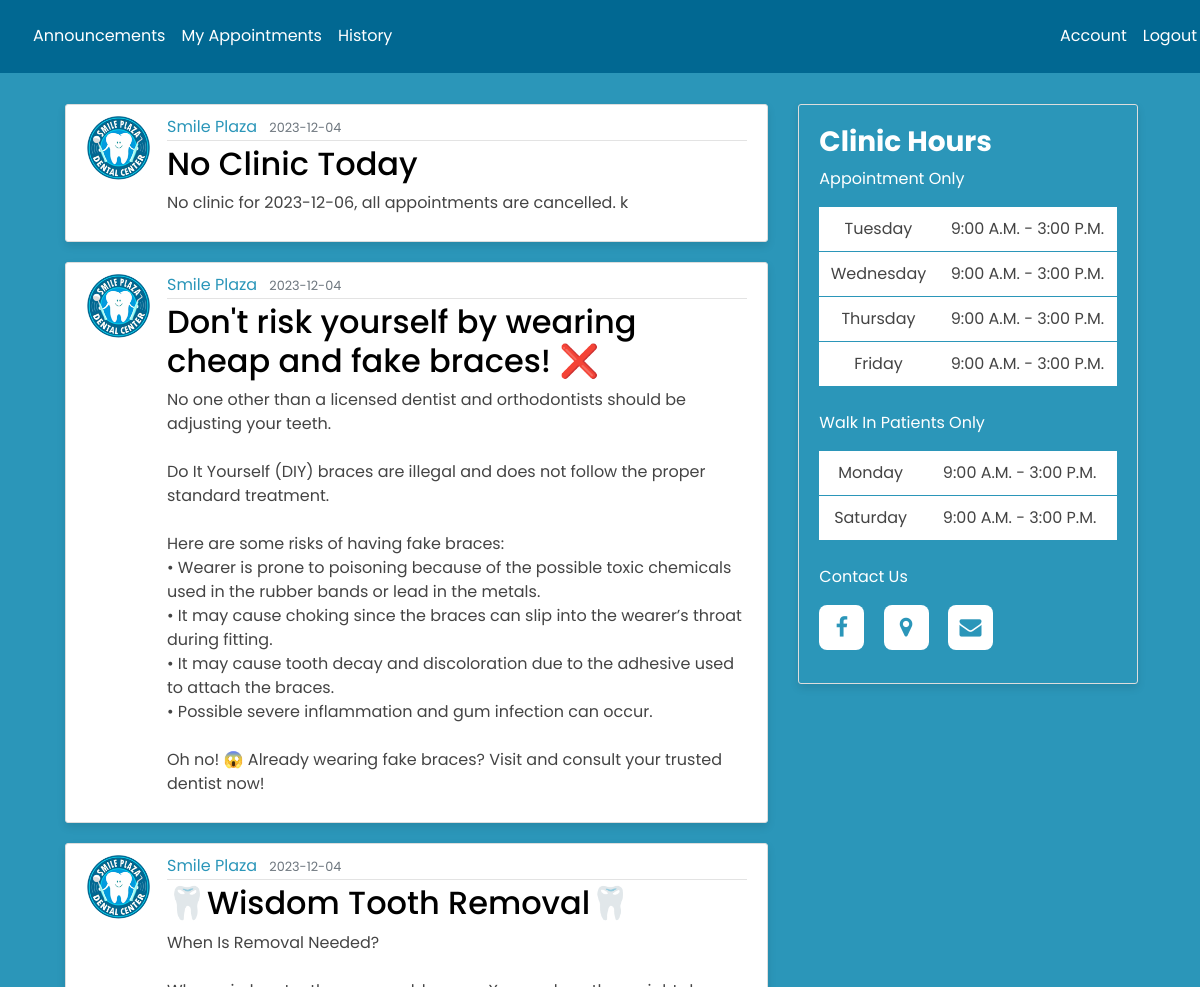
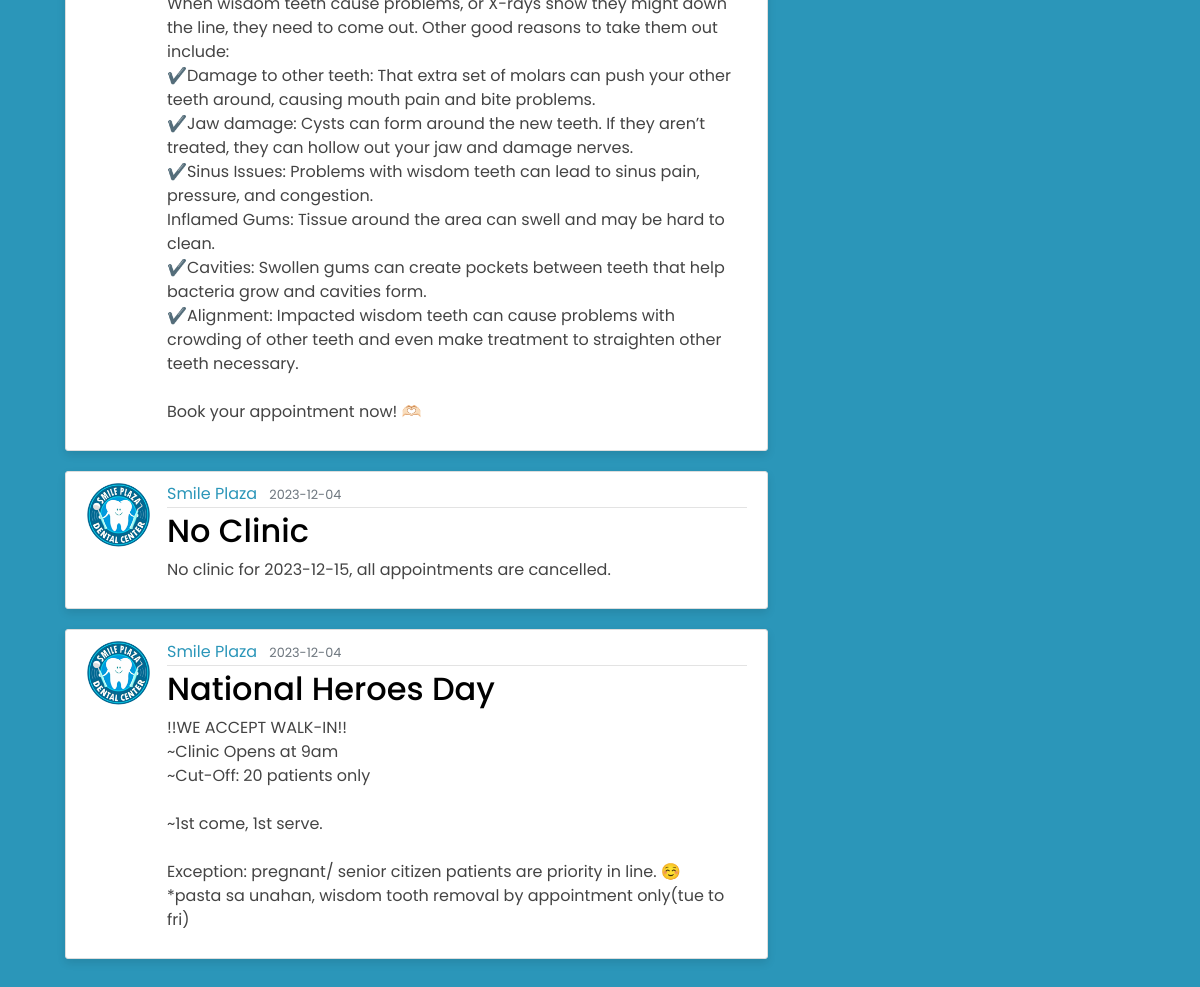
The app's page /customer_announcement (signed in), older data (2 pictures, top to bottom).
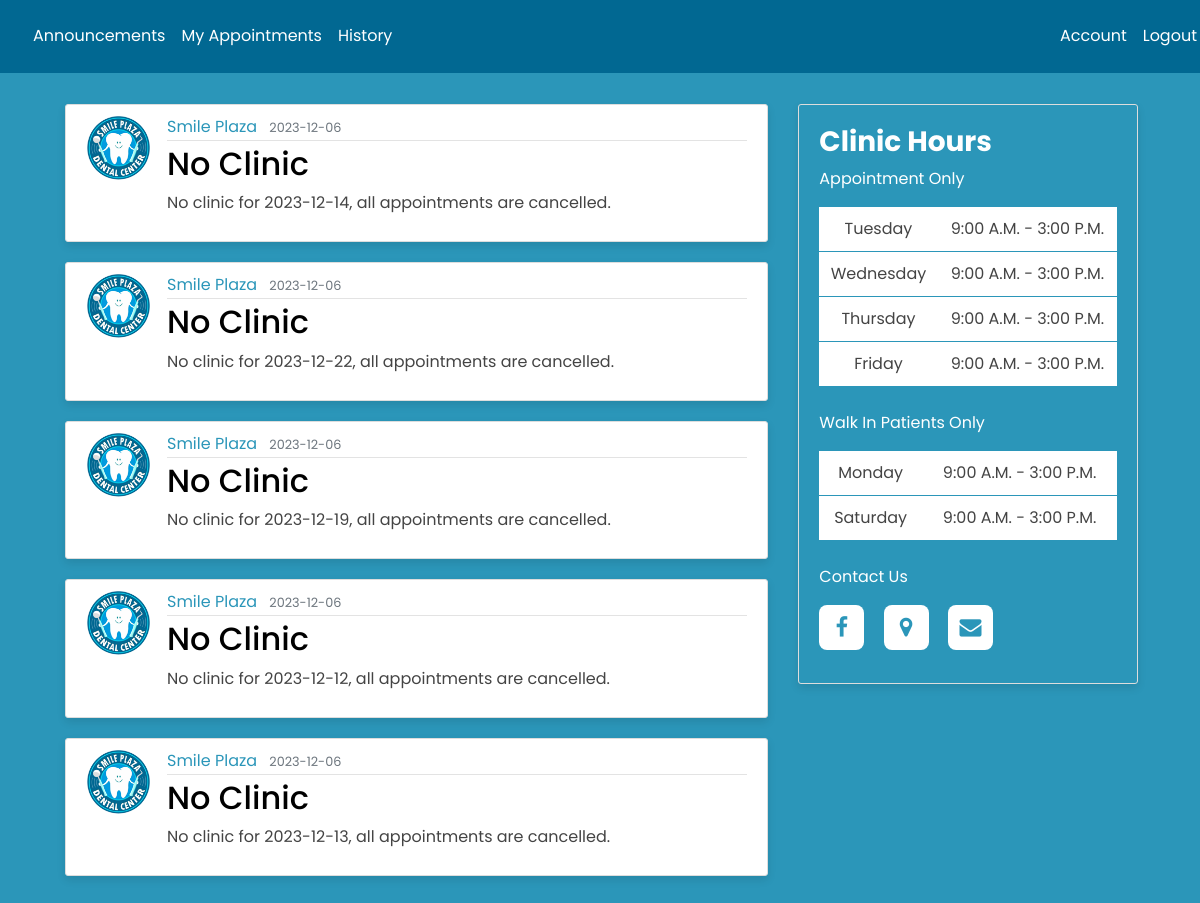
The same page, newer data.
### main/models.py (models this page shows, shortened)
class Post(db.Model):
    id = db.Column(db.Integer, primary_key=True)
    title = db.Column(db.String(100), nullable=False)
    date_posted = db.Column(db.DateTime, nullable=False, default=datetime.utcnow)
    content = db.Column(db.Text, nullable=False)
    user_id = db.Column(db.Integer, db.ForeignKey('user.id'), nullable=False)

class User(db.Model, UserMixin):
    id = db.Column(db.Integer, primary_key=True)
    FName = db.Column(db.String(30), nullable=False)
    MidName = db.Column(db.String(30), nullable=True)
    LName = db.Column(db.String(30), nullable=False)
    gender = db.Column(db.String(10), nullable=False)
    birthday = db.Column(db.String(8), nullable=False)
    age = db.Column(db.Integer, nullable=False)
    contact = db.Column(db.String(30), unique=True, nullable=False)
    address = db.Column(db.String(100), nullable=False)
    username = db.Column(db.String(20), unique=True, nullable=False)
    email = db.Column(db.String(120), unique=True, nullable=False)
    image_file = db.Column(db.String(20), nullable=False, default='default.jpg')
    password = db.Column(db.String(60), nullable=False)
    posts = db.relationship('Post', backref='author', lazy=True)

### main/main1/routes.py (the view)
@main1.route("/customer_announcement")
@login_required
def customer_announcement():
    if current_user.id != 1:
        page = request.args.get('page', 1, type=int)
        posts = Post.query.order_by(Post.date_posted.desc()).paginate(page=page, per_page=5)
        return render_template('customer_announcement.html', title='Announcement', posts=posts)
    else:
        return render_template('admin_announcement.html', title='Announcement', posts=posts)

### main/models.py (called while the page is built)
@login_manager.user_loader
def load_user(user_id):
    return User.query.get(int(user_id)) #SELECT * FROM User WHERE id = %s;

### main/templates/customer_announcement.html (shortened to what this page needs)
{% extends "customer_nav.html" %}
{% block content %}
  <body style="background-color: #2b96b9;">
    <div class="customer_announcement" style="width: 1100px;">
      <div class="row mx-auto" style="width: 1100px; ">
        <div class="col-md-8">
          {% for post in posts.items %}
          <fieldset>
            <article class="media content-section" style="box-shadow: 0 4px 8px rgba(0, 0, 0, 0.1);">
              <img class="rounded-circle article-img mb-auto" src="{{ url_for('static', filename = 'profile_pics/' + post.author.image_file) }}">
              <div class="media-body">
                <div class="article-metadata">
                  <a class="mr-2">{{ post.author.username }}</a>
                  <small class="text-muted">{{ post.date_posted.strftime('%Y-%m-%d') }}</small>
                </div>
                  <h2><a class="article-title">{{ post.title }}</a></h2>
                  <p class="article-content">{{ post.content }}</p>
              </div>
            </article>
          </fieldset>
          {% endfor %}
        </div>
        <div class="col-md-4">
          <div class="content-section clinic-hours" style="width: 340px; height: 580px;  box-shadow: 0 4px 8px rgba(0, 0, 0, 0.1);">
            <h3>Clinic Hours</h3>
            <p class="clinic-hrs-txt">Appointment Only</p>
            <table>
              <tr>
                <td>Tuesday</td>
                <td>9:00 A.M. - 3:00 P.M.</td>
              </tr>
              <tr>
                <td>Wednesday</td>
                <td>9:00 A.M. - 3:00 P.M.</td>
              </tr>
              <tr>
                <td>Thursday</td>
                <td>9:00 A.M. - 3:00 P.M.</td>
              </tr>
              <tr>
                <td>Friday</td>
                <td>9:00 A.M. - 3:00 P.M.</td>
            </tr>
            </table>
            <br>
            <p class="clinic-hrs-txt">Walk In Patients Only</p>
            <table>
              <tr>
                <td>Monday</td>
                <td>9:00 A.M. - 3:00 P.M.</td>
              </tr>
              <tr>
                <td>Saturday</td>
                <td>9:00 A.M. - 3:00 P.M.</td>
              </tr>
            </table>
            <br>
            <p class="clinic-hrs-txt">Contact Us</p>
            <div class="contact-icons">
              <a href="https://www.facebook.com/smileplazaDC" target="_blank"><i class='fa fa-facebook-f' ></i></a>
              <a href="https://maps.app.goo.gl/792nLswoVTeMA8ZG7" target = "_blank"><i class='fa fa-map-marker' ></i></a>
              <a href="#contact" target = "_blank"><i class='fa fa-envelope'></i></a>
            </div>
          </div>
        </div>
      </div>
    </div>
  </body>
{% endblock content %}

### main/templates/customer_nav.html (shortened to what this page needs)
<!DOCTYPE html>
<html>
  <head>
    <link rel="stylesheet" href="https://cdnjs.cloudflare.com/ajax/libs/font-awesome/4.7.0/css/font-awesome.min.css">
    <link rel="stylesheet" href="https://maxcdn.bootstrapcdn.com/bootstrap/4.0.0/css/bootstrap.min.css">
    <link rel="stylesheet" type="text/css" href="{{ url_for('static', filename='nav.css') }}">
  </head>
  <body>
    <header class="site-header">
        <nav class="navbar navbar-expand-md navbar-dark bg-steel fixed-top">
          <div class="container">
            <div class="collapse navbar-collapse" style="margin-right: -50px;" id="navbarToggle">
                <div class="navbar-nav mr-auto"  style="margin-left: 30px;">
                    <a class="nav-item nav-link" href="/customer_announcement">Announcements</a>
                    <a class="nav-item nav-link" href="/appointment" >My Appointments</a>
                    <a class="nav-item nav-link" href="/history" >History</a>
                </div>
                <div class="navbar-nav">
                    <a class="nav-item nav-link" href="{{ url_for('users.account') }}">Account</a>
                    <a class="nav-item nav-link" href="{{ url_for('users.logout') }}">Logout</a>
                </div>
            </div>
          </div>
        </nav>
    </header>
    <br>
    <main role="main" class="container" style="margin-left: auto; margin-right: auto; width: auto;">
      <div class="row mx-auto" style="max-width: 1100px;">
          {% block content %}{% endblock %}
      </div>
    </main>
  </body>
</html>

### main/static/nav.css (style rules this page uses)
* { font-family: 'Poppins', 'Sans-serif'; }
:root { --first-color: #2b96b9; --second-color: #000; --third-color: #b9f1ee; --fourth-color: #1ccae5; --main-color: #056892; --bg-color: #fff; --text-color: #000; --big-font: 5rem; --h2-font: 3rem; --p-font: 1.1rem; }
body { background: #fafafa; color: var(--first-color); margin-top: 5rem; }
.content-section { padding-top: 10%; }
h1, h2, h3, h4, h5, h6 { color: var(--text-color); }
.bg-steel { background-color: #016892; }
.site-header .navbar-nav .nav-link { color: white; }
.content-section { align-items: center; background: #ffffff; padding: 10px 20px; border: 1px solid #dddddd; border-radius: 3px; margin-bottom: 20px; }
.article-title { color: #444444; }
.article-content { white-space: pre-line; }
.article-img { height: 65px; width: 65px; margin-right: 16px; }
.article-metadata { padding-bottom: 1px; margin-bottom: 4px; border-bottom: 1px solid #e3e3e3 }
p.article-content { color: #444; }
.container .row .col-md-4 .content-section h3 { font-weight: bold; }
.container .content-section h3 { color: #fff; }
.clinic-hrs-txt { color: #fff; }
.clinic-hours { background-color: #2b96b9; padding: 20px; }
.content-section .contact-icons i { height: 45px; width: 45px; background: var(--bg-color); color: var(--first-color); font-size: 22px; display: inline-flex; align-items: center; justify-content: center; border-radius: 8px; margin-right: 15px; transition: all .45s ease; }
table { border-radius: 4px; border-collapse: collapse; width: 100%; background-color: #fff; }
td { border-bottom: 1px solid #2b96b9; padding: 8px; color: #444444; }
table { width: 100%; border-collapse: collapse; text-align: center; max-height: 100px; background-color: #ccc; }
tr { border-bottom: 1px solid #f1f1f1; }
td,th { border: collapse; padding-block: 10px; }

Row changes from the older to the newer data that the page shows:
no longer on this page (row edited): Post: image_file (picture), author.username "Smile Plaza", date_posted "2023-12-04", title "No Clinic Today", content "No clinic for 2023-12-06, all appointments are cancelled. k"
no longer on this page (row unchanged): Post: image_file (picture), author.username "Smile Plaza", date_posted "2023-12-04", title "Don't risk yourself by wearing cheap and fake braces! ❌", content "No one other than a licensed dentist and orthodontists should be adjusting your teeth. Do It Yourself (DIY) braces are illegal and does not follow the proper standard treatment. Here are some risks of having fake braces: • Wearer is prone to poisoning because of the possible toxic chemicals used in the rubber bands or lead in the metals. • It may cause choking since the braces can slip into the wearer’s throat during fitting. • It may cause tooth decay and discoloration due to the adhesive used to attach the braces. • Possible severe inflammation and gum infection can occur. Oh no! 😱 Already wearing fake braces? Visit and consult your trusted dentist now!"
no longer on this page (row unchanged): Post: image_file (picture), author.username "Smile Plaza", date_posted "2023-12-04", title "🦷Wisdom Tooth Removal🦷", content "When Is Removal Needed? When wisdom teeth cause problems, or X-rays show they might down the line, they need to come out. Other good reasons to take them out include: ✔️Damage to other teeth: That extra set of molars can push your other teeth around, causing mouth pain and bite problems. ✔️Jaw damage: Cysts can form around the new teeth. If they aren’t treated, they can hollow out your jaw and damage nerves. ✔️Sinus Issues: Problems with wisdom teeth can lead to sinus pain, pressure, and congestion. Inflamed Gums: Tissue around the area can swell and may be hard to clean. ✔️Cavities: Swollen gums can create pockets between teeth that help bacteria grow and cavities form. ✔️Alignment:…"
no longer on this page (row unchanged): Post: image_file (picture), author.username "Smile Plaza", date_posted "2023-12-04", title "No Clinic", content "No clinic for 2023-12-15, all appointments are cancelled."
no longer on this page (row unchanged): Post: image_file (picture), author.username "Smile Plaza", date_posted "2023-12-04", title "National Heroes Day", content "!!WE ACCEPT WALK-IN!! ~Clinic Opens at 9am ~Cut-Off: 20 patients only ~1st come, 1st serve. Exception: pregnant/ senior citizen patients are priority in line. ☺️ *pasta sa unahan, wisdom tooth removal by appointment only(tue to fri)"
added Post: image_file (picture), author.username "Smile Plaza", date_posted "2023-12-06", title "No Clinic", content "No clinic for 2023-12-14, all appointments are cancelled."
added Post: image_file (picture), author.username "Smile Plaza", date_posted "2023-12-06", title "No Clinic", content "No clinic for 2023-12-22, all appointments are cancelled."
added Post: image_file (picture), author.username "Smile Plaza", date_posted "2023-12-06", title "No Clinic", content "No clinic for 2023-12-19, all appointments are cancelled."
added Post: image_file (picture), author.username "Smile Plaza", date_posted "2023-12-06", title "No Clinic", content "No clinic for 2023-12-12, all appointments are cancelled."
added Post: image_file (picture), author.username "Smile Plaza", date_posted "2023-12-06", title "No Clinic", content "No clinic for 2023-12-13, all appointments are cancelled."
